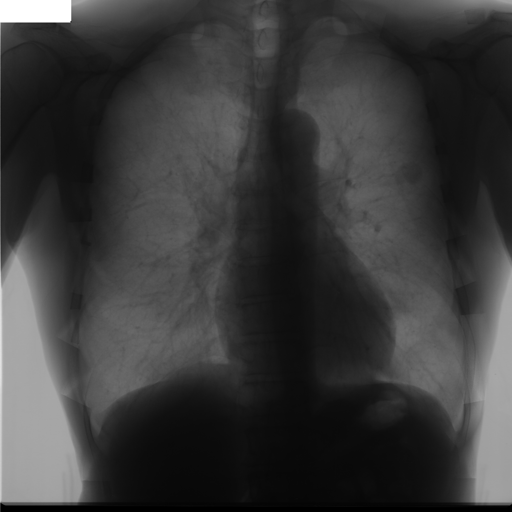
#> input picture Other/image testing/test/bs/or1/or.png, 512 x 512 px, found by its file name; its folder holds only this picture in this run
$ python -i 'process jsrt data.py'   (imports and definitions only)
#> lines starting #> are read from the running program, lines starting #| are printed output that depends on the picture
import numpy as np
from PIL import Image
import os
import concurrent.futures as cf

# for originals:
path_original = "./for keshav/original/"
original_processed_path = './for keshav/processed original/'
# [1 line that did not run here, left out]
# print(original_images)
# [2 lines not run here, left out]
# works
def process_image_original(image):
#> called with image = 'test/bs/or1/or.png'
    img = Image.open(os.path.join(path_original,image)).resize((512,512)).convert('I')
    # print(np.array(img).min())
    img = np.int16(255-np.asarray(img))
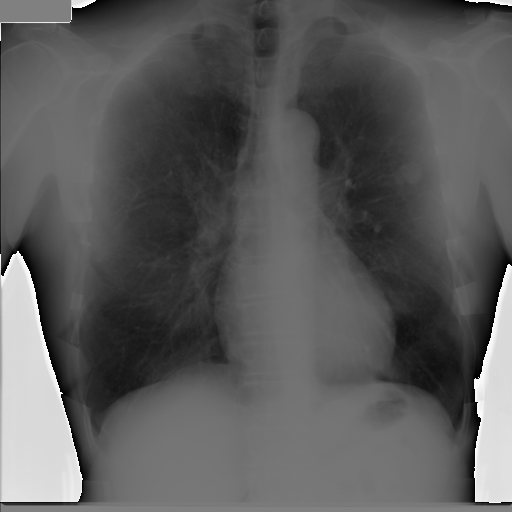
#> img: shape (512, 512) int16; min -32767, max 32767, mean -9235.8; drawn with min black and max white
    img = Image.fromarray(img)
#> img: PIL image 512x512 I
    # img.show()
    img = img.convert('L')
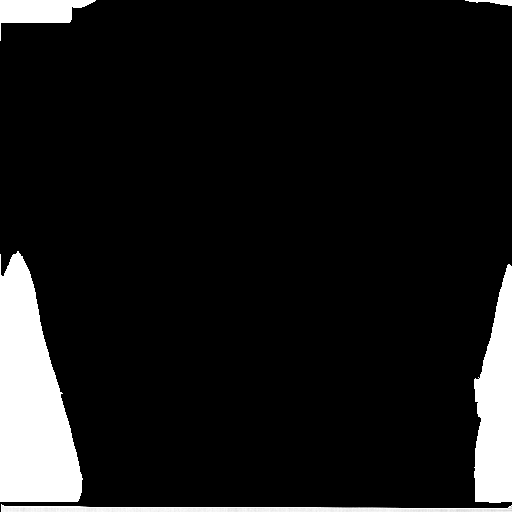
#> img: PIL image 512x512 L; min 0, max 255, mean 24
    img.save(f'{original_processed_path}{image}')

# [2 lines not run here, left out]

# for bses
path_bse = "./for keshav/bone suppressed/"
bse_processed_path = './for keshav/processed bse/'
# [1 line that did not run here, left out]
# [2 lines not run here, left out]

def process_image_bse(image):
    img = Image.open(os.path.join(path_bse,image)).resize((512,512)).convert('I')
    img = np.int16(255-(np.asarray(img)/65532)*255)
    img = Image.fromarray(img).convert('L')
    img.save(f"{bse_processed_path}{image}")

# [2 lines not run here, left out]

>>> result = process_image_original('test/bs/or1/or.png')
